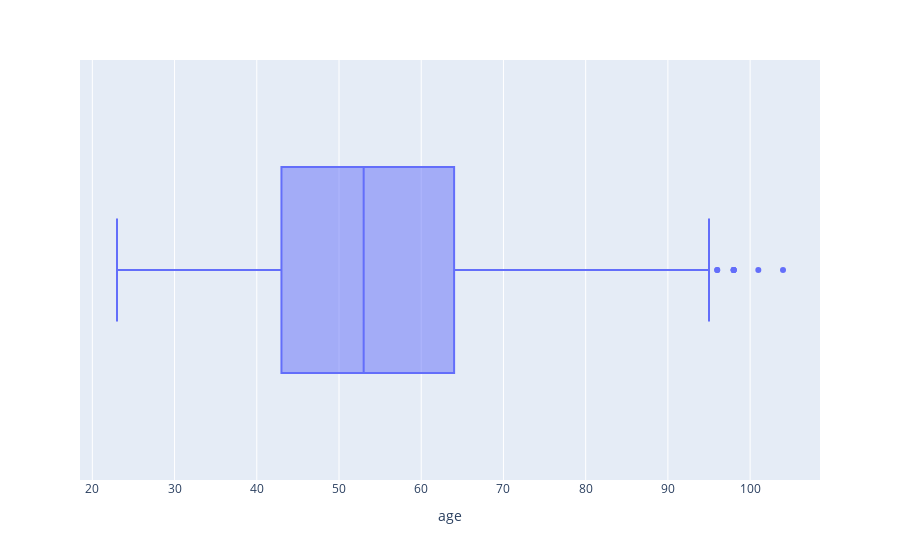

The code cell stored with this chart in its notebook:
### Code cell
px.box(df, df.age);

### Figure 1 — Plotly figure (JSON) as saved in the notebook; plotly's stock layout.template omitted (floating-point values rounded to 4 significant figures; data arrays with more than 128 entries replaced by an {"elided": "..."} marker saying what was removed)
{"data": [{"alignmentgroup": "True", "hovertemplate": "age=%{x}<extra></extra>", "legendgroup": "", "marker": {"color": "#636efa"}, "name": "", "notched": false, "offsetgroup": "", "orientation": "h", "showlegend": false, "type": "box", "x": {"elided": "1817 int values"}, "x0": " ", "xaxis": "x", "y0": " ", "yaxis": "y"}], "layout": {"boxmode": "group", "legend": {"tracegroupgap": 0}, "margin": {"t": 60}, "xaxis": {"anchor": "y", "domain": [0, 1], "title": {"text": "age"}}, "yaxis": {"anchor": "x", "domain": [0, 1]}}}
